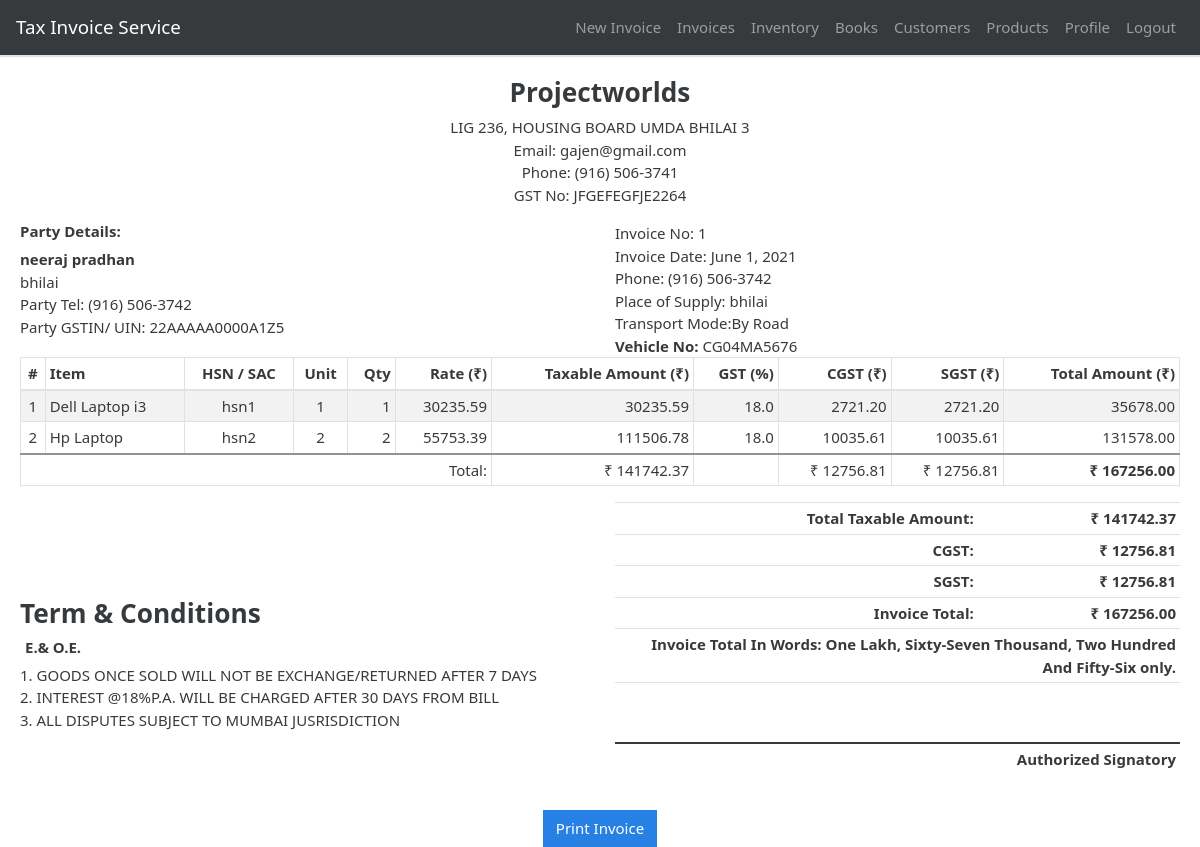
/invoice/1 (signed in), run on the app's committed database.
### gstbillingapp/models.py (models this page shows, shortened)
class UserProfile(models.Model):
    user = models.OneToOneField(User, on_delete=models.CASCADE)
    business_title = models.CharField(max_length=100, blank=True, null=True)
    business_address = models.TextField(max_length=400, blank=True, null=True)
    business_email = models.EmailField(blank=True, null=True)
    business_phone = models.CharField(max_length=20, blank=True, null=True)
    business_gst = models.CharField(max_length=15, blank=True, null=True)

class Invoice(models.Model):
    user = models.ForeignKey(User, null=True, blank=True, on_delete=models.SET_NULL)
    invoice_number = models.IntegerField()
    invoice_date = models.DateField()
    invoice_customer = models.ForeignKey(
        'Customer',
        on_delete=models.SET_NULL,
        null=True
    )
    invoice_json = models.TextField()
    inventory_reflected = models.BooleanField(default=True)
    books_reflected = models.BooleanField(default=True)

### gstbillingapp/views.py (the view)
# urls.py: path('invoice/<int:invoice_id>', views.invoice_viewer, name='invoice_viewer'),
@login_required
def invoice_viewer(request, invoice_id):
    invoice_obj = get_object_or_404(Invoice, user=request.user, id=invoice_id)
    user_profile = get_object_or_404(UserProfile, user=request.user)
    context = {}
    context['invoice'] = invoice_obj
    context['invoice_data'] = json.loads(invoice_obj.invoice_json)
    print(context['invoice_data'])
    context['currency'] = "₹"
    context['total_in_words'] = num2words.num2words(int(context['invoice_data']['invoice_total_amt_with_gst']), lang='en_IN').title()
    context['user_profile'] = user_profile
    return render(request, 'gstbillingapp/invoice_printer.html', context)

### gstbillingapp/templates/gstbillingapp/invoice_printer.html (shortened to what this page needs)
{% extends "gstbillingapp/print_base.html" %}
{% block content %}
	<div class="card">
		</div>
		<div class="card-body">
			<div class="row">
				<div class="col-sm-3 col-md-3 col-lg-3 col-3"></div>
				<div class="col-sm-6 col-md-6 col-lg-6 col-6">
					<div class="text-center">
						<h3 style="font-weight: bold;">{{user_profile.business_title}}</h3>
					</div>
						<div id="invoice_profile_data" class="text-center">{{user_profile.business_address}}</div>
					{% if user_profile.business_email %}
						<div class="text-center">Email: {{user_profile.business_email}}</div>
					{% endif %}
					{% if user_profile.business_phone %}
						<div class="text-center">Phone: {{user_profile.business_phone}}</div>
					{% endif %}
					{% if user_profile.business_gst %}
						<div class="text-center">GST No: {{user_profile.business_gst}}</div>
					{% endif %}
				</div>
				<div class="col-sm-3 col-md-3 col-lg-3 col-3"></div>
			</div>
			<div class="row mt-3">
				<div class="col-sm-6 col-md-6 col-lg-6 col-6">
					<h6 style="font-weight: bold;">Party Details:</h6>
					<div>
						<strong>{{ invoice_data.customer_name }}</strong>
					</div>
					<div>{{ invoice_data.customer_address }}</div>
					<div>Party Tel: {{ invoice_data.customer_phone }}</div>
					<div>Party GSTIN/ UIN: {{ invoice_data.customer_gst }}</div>
				</div>
				<div class="col-sm-6 col-md-6 col-lg-6 col-6">
					<div>Invoice No: {{invoice.invoice_number}}</div>
					<div>Invoice Date: {{invoice.invoice_date}}</div>
					<div>Phone: {{ invoice_data.customer_phone }}</div>
					<div>Place of Supply: {{ invoice_data.customer_address}}</div>
					<div>Transport Mode:By Road</div>
					{% if invoice_data.vehicle_number %}
					<div><strong>Vehicle No:</strong> {{ invoice_data.vehicle_number }}</div>
					{% endif %}
				</div>
			</div>
			<div class="table-responsive-sm">
				<table class="table table-striped table-invoice">
					<thead>
						<tr>
							<th class="text-center">#</th>
							<th class="text-left">Item</th>
							<th class="text-center">HSN / SAC</th>
							<th class="text-center">Unit</th>
							<th class="text-right">Qty</th>
							<th class="text-right">Rate ({{ currency }})</th>
							<th class="text-right">Taxable Amount ({{ currency }})</th>
							<th class="text-right">GST (%)</th>
							{% if invoice_data.igstcheck %}
								<th class="text-right">IGST ({{ currency }})</th>
							{% else %}
								<th class="text-right">CGST ({{ currency }})</th>
								<th class="text-right">SGST ({{ currency }})</th>
							{% endif %}
							<th class="text-right">Total Amount ({{ currency }})</th>
						</tr>
					</thead>
					<tbody>
						{% for item in invoice_data.items %}
						<tr>
							<td class="text-center">{{ forloop.counter }}</td>
							<td class="text-left strong">{{ item.invoice_product }}</td>
							<td class="text-center">{{ item.invoice_hsn }}</td>
							<td class="text-center">{{ item.invoice_unit }}</td>
							<td class="text-right">{{ item.invoice_qty }}</td>
							<td class="text-right">{{ item.invoice_rate_without_gst|floatformat:2 }}</td>
							<td class="text-right">{{ item.invoice_amt_without_gst|floatformat:2 }}</td>
							<td class="text-right">{{ item.invoice_gst_percentage }}</td>
							{% if invoice_data.igstcheck %}
								<td class="text-right">{{ item.invoice_amt_igst|floatformat:2 }}</td>
							{% else %}
								<td class="text-right">{{ item.invoice_amt_cgst|floatformat:2 }}</td>
								<td class="text-right">{{ item.invoice_amt_sgst|floatformat:2 }}</td>
							{% endif %}
							<td class="text-right">{{ item.invoice_amt_with_gst|floatformat:2 }}</td>
						</tr>
						{% endfor %}
						<tr id="table-invoice-total-row">
							{% if invoice_data.igstcheck %}
								<td class="text-right" colspan="6">Total: </td>
								<td class="text-right">{{ currency }} {{ invoice_data.invoice_total_amt_without_gst|floatformat:2 }}</td>
								<td class="text-right"></td>
								<td class="text-right">{{ currency }} {{invoice_data.invoice_total_amt_igst|floatformat:2 }}</td>
							{% else %}
								<td class="text-right" colspan="6">Total: </td>
								<td class="text-right">{{ currency }} {{ invoice_data.invoice_total_amt_without_gst|floatformat:2 }}</td>
								<td class="text-right"></td>
								<td class="text-right">{{ currency }} {{invoice_data.invoice_total_amt_cgst|floatformat:2 }}</td>
								<td class="text-right">{{ currency }} {{invoice_data.invoice_total_amt_sgst|floatformat:2 }}</td>
							{% endif %}
							<td class="text-right"><strong>{{ currency }} {{ invoice_data.invoice_total_amt_with_gst|floatformat:2 }}</strong></td>
						</tr>
					</tbody>
				</table>
			</div>
			<div class="row">
				<div class="col-sm-6 col-lg-6 col-md-6 mt-5">
					<div class="term mt-5">
					<h3 style="font-weight: bold;">Term & Conditions</h3>
					<h6 style="font-weight: bold; margin-left: 5px;">E.& O.E.</h6>
					<p>1. GOODS ONCE SOLD WILL NOT BE EXCHANGE/RETURNED AFTER 7 DAYS <br>2. INTEREST @18%P.A. WILL BE CHARGED AFTER 30 DAYS FROM BILL <br>3. ALL DISPUTES SUBJECT TO MUMBAI JUSRISDICTION </p>
				   </div>
				</div>
				<div class="col-sm-6 col-lg-6 col-md-6">
					<table class="table text-right" id="invoice-grand-total-table">
						<tr>
							<td>Total Taxable Amount: </td>
							<td>{{ currency }} {{ invoice_data.invoice_total_amt_without_gst|floatformat:2 }}</td>
						</tr>
						{% if invoice_data.igstcheck %}
							<tr>
								<td>IGST: </td>
								<td>{{ currency }} {{ invoice_data.invoice_total_amt_igst|floatformat:2 }}</td>
							</tr>
						{% else %}
							<tr>
								<td>CGST: </td>
								<td>{{ currency }} {{ invoice_data.invoice_total_amt_cgst|floatformat:2 }}</td>
							</tr>
							<tr>
								<td>SGST: </td>
								<td>{{ currency }} {{ invoice_data.invoice_total_amt_sgst|floatformat:2 }}</td>
							</tr>
						{% endif %}
						<tr>
							<td>Invoice Total: </td>
							<td>{{ currency }} {{invoice_data.invoice_total_amt_with_gst|floatformat:2 }}</td>
						</tr>
						<tr>
							<td colspan="2" class="text-middle">
								Invoice Total In Words: {{ total_in_words }} only.
							</td>
						</tr>
						<tr id="invoice-signature-row">
							<td colspan="2"></td>
						</tr>
						<tr id="invoice-signature-text-row">
							<td colspan="2">Authorized Signatory</td>
						</tr>
					</table>
				</div>
			</div>
		</div>
    <div class="text-center">
	<button onclick="window.print();" class="btn btn-primary d-print-none">Print Invoice</button>
    </div>
{% endblock %}

### gstbillingapp/static/gstbillingapp/main.css (style rules this page uses)
.table-invoice td, .table-invoice th { border: solid #dee2e6 1px; }
.table-invoice td, .table-invoice th { padding: .25rem; }
#table-invoice-total-row { border-top: 2px solid #939393; background: white; }
#invoice-grand-total-table td { font-weight: bold; padding: .25rem; }
#invoice-signature-text-row { border-top: : 2px solid; }
#invoice-signature-row { border-bottom: 2px solid; height: 4em; }
#invoice_profile_data { white-space: pre-line; }

### data on the page
UserProfile: business_title "Projectworlds", business_address "LIG 236, HOUSING BOARD UMDA BHILAI 3", business_email "gajen@gmail.com", business_phone "(916) 506-3741", business_gst "JFGEFEGFJE2264"
Invoice: invoice_number "1", invoice_date "June 1, 2021"

### other printed values
{{ invoice_data.customer_name }} "neeraj pradhan"
{{ invoice_data.customer_address }} "bhilai"
{{ invoice_data.customer_phone }} "(916) 506-3742"
{{ invoice_data.customer_gst }} "22AAAAA0000A1Z5"
{{ invoice_data.vehicle_number }} "CG04MA5676"
{{ currency }} "₹"
{{ item.invoice_product }} "Dell Laptop i3" "Hp Laptop"
{{ item.invoice_hsn }} "hsn1" "hsn2"
{{ item.invoice_unit }} "1" "2"
{{ item.invoice_qty }} "1" "2"
{{ item.invoice_rate_without_gst|floatformat:2 }} "30235.59" "55753.39"
{{ item.invoice_amt_without_gst|floatformat:2 }} "30235.59" "111506.78"
{{ item.invoice_gst_percentage }} "18.0" "18.0"
{{ item.invoice_amt_cgst|floatformat:2 }} "2721.20" "10035.61"
{{ item.invoice_amt_sgst|floatformat:2 }} "2721.20" "10035.61"
